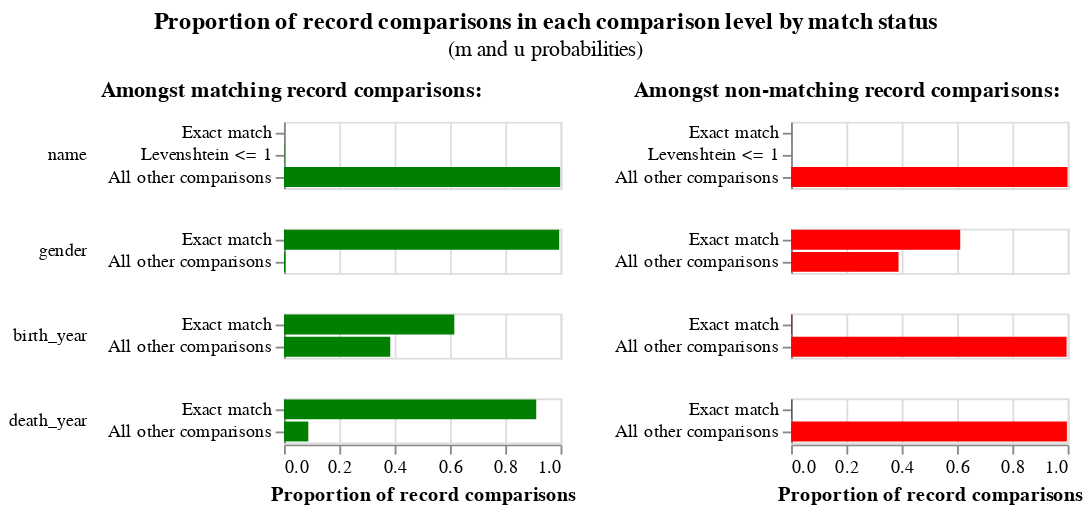

Write notebook code for a chart like this one.
### Code cell
linker.m_u_parameters_chart()

### Figure 1 — Vega-Lite specification as saved in the notebook (floating-point values rounded to 4 significant figures)
{"config": {"view": {"width": 400, "height": 300}, "title": {"anchor": "middle", "offset": 10}, "header": {"title": null}}, "hconcat": [{"mark": "bar", "title": {"text": "Amongst matching record comparisons:", "fontWeight": "bold", "fontSize": 12}, "encoding": {"row": {"type": "nominal", "field": "comparison_name", "sort": {"field": "comparison_sort_order"}, "header": {"labelAngle": 0, "labelAnchor": "middle", "labelAlign": "left"}}, "x": {"type": "quantitative", "field": "m_probability", "axis": {"title": "Proportion of record comparisons"}}, "y": {"type": "nominal", "axis": {"title": null}, "field": "label_for_charts", "sort": {"field": "comparison_vector_value", "order": "descending"}}, "tooltip": [{"type": "nominal", "field": "m_probability_description", "title": "m probability description"}, {"type": "nominal", "field": "comparison_name", "title": "Comparison column name"}, {"type": "ordinal", "field": "label_for_charts", "title": "Label"}, {"type": "nominal", "field": "sql_condition", "title": "SQL condition"}, {"type": "quantitative", "field": "m_probability", "format": ".4p", "title": "m probability"}, {"type": "quantitative", "field": "u_probability", "format": ".4p", "title": "u probability"}, {"type": "quantitative", "field": "bayes_factor", "title": "Bayes factor = m/u", "format": ",.4f"}, {"type": "quantitative", "field": "log2_bayes_factor", "title": "Match weight = log2(m/u)", "format": ",.4f"}], "color": {"value": "green"}}, "resolve": {"scale": {"y": "independent"}}, "transform": [{"filter": "(datum.bayes_factor != 'no-op filter due to vega lite issue 4680')"}], "width": 150, "height": {"step": 12}}, {"mark": "bar", "title": {"text": "Amongst non-matching record comparisons:", "fontWeight": "bold", "fontSize": 12}, "encoding": {"row": {"type": "nominal", "field": "comparison_name", "sort": {"field": "comparison_sort_order"}, "header": {"labels": false}}, "x": {"type": "quantitative", "field": "u_probability", "axis": {"title": "Proportion of record comparisons"}}, "y": {"type": "nominal", "axis": {"title": null}, "field": "label_for_charts", "sort": {"field": "comparison_vector_value", "order": "descending"}}, "tooltip": [{"type": "nominal", "field": "u_probability_description", "title": "u probability description"}, {"type": "nominal", "field": "comparison_name", "title": "Comparison column name"}, {"type": "ordinal", "field": "label_for_charts", "title": "Label"}, {"type": "nominal", "field": "sql_condition", "title": "SQL condition"}, {"type": "quantitative", "field": "m_probability", "format": ".4p", "title": "m probability"}, {"type": "quantitative", "field": "u_probability", "format": ".4p", "title": "u probability"}, {"type": "quantitative", "field": "bayes_factor", "title": "Bayes factor = m/u", "format": ",.4f"}, {"type": "quantitative", "field": "log2_bayes_factor", "title": "Match weight = log2(m/u)", "format": ",.4f"}], "color": {"value": "red"}}, "resolve": {"scale": {"y": "independent"}}, "transform": [{"filter": "(datum.bayes_factor != 'no-op filter2 due to vega lite issue 4680')"}], "width": 150, "height": {"step": 12}}], "data": {"values": [{"comparison_name": "name", "sql_condition": "\"name_l\" = \"name_r\"", "label_for_charts": "Exact match", "m_probability": 6.382e-05, "u_probability": 0.0006028, "m_probability_description": "Amongst matching record comparisons, 0.01% of records are in the exact match comparison level", "u_probability_description": "Amongst non-matching record comparisons, 0.06% of records are in the exact match comparison level", "has_tf_adjustments": false, "tf_adjustment_column": null, "tf_adjustment_weight": 1.0, "is_null_level": false, "bayes_factor": 0.1059, "log2_bayes_factor": -3.24, "comparison_vector_value": 2, "max_comparison_vector_value": 2, "bayes_factor_description": "If comparison level is `exact match` then comparison is  9.45 times less likely to be a match", "probability_two_random_records_match": 0.0001, "comparison_sort_order": 0}, {"comparison_name": "name", "sql_condition": "levenshtein(\"name_l\", \"name_r\") <= 1", "label_for_charts": "Levenshtein <= 1", "m_probability": 0.00155, "u_probability": 5.971e-05, "m_probability_description": "Amongst matching record comparisons, 0.15% of records are in the levenshtein <= 1 comparison level", "u_probability_description": "Amongst non-matching record comparisons, 0.01% of records are in the levenshtein <= 1 comparison level", "has_tf_adjustments": false, "tf_adjustment_column": null, "tf_adjustment_weight": 1.0, "is_null_level": false, "bayes_factor": 25.96, "log2_bayes_factor": 4.698, "comparison_vector_value": 1, "max_comparison_vector_value": 2, "bayes_factor_description": "If comparison level is `levenshtein <= 1` then comparison is 25.96 times more likely to be a match", "probability_two_random_records_match": 0.0001, "comparison_sort_order": 0}, {"comparison_name": "name", "sql_condition": "ELSE", "label_for_charts": "All other comparisons", "m_probability": 0.9984, "u_probability": 0.9993, "m_probability_description": "Amongst matching record comparisons, 99.84% of records are in the all other comparisons comparison level", "u_probability_description": "Amongst non-matching record comparisons, 99.93% of records are in the all other comparisons comparison level", "has_tf_adjustments": false, "tf_adjustment_column": null, "tf_adjustment_weight": 1.0, "is_null_level": false, "bayes_factor": 0.999, "log2_bayes_factor": -0.001374, "comparison_vector_value": 0, "max_comparison_vector_value": 2, "bayes_factor_description": "If comparison level is `all other comparisons` then comparison is  1.00 times less likely to be a match", "probability_two_random_records_match": 0.0001, "comparison_sort_order": 0}, {"comparison_name": "gender", "sql_condition": "\"gender_l\" = \"gender_r\"", "label_for_charts": "Exact match", "m_probability": 0.9951, "u_probability": 0.6115, "m_probability_description": "Amongst matching record comparisons, 99.51% of records are in the exact match comparison level", "u_probability_description": "Amongst non-matching record comparisons, 61.15% of records are in the exact match comparison level", "has_tf_adjustments": false, "tf_adjustment_column": null, "tf_adjustment_weight": 1.0, "is_null_level": false, "bayes_factor": 1.627, "log2_bayes_factor": 0.7025, "comparison_vector_value": 1, "max_comparison_vector_value": 1, "bayes_factor_description": "If comparison level is `exact match` then comparison is 1.63 times more likely to be a match", "probability_two_random_records_match": 0.0001, "comparison_sort_order": 1}, {"comparison_name": "gender", "sql_condition": "ELSE", "label_for_charts": "All other comparisons", "m_probability": 0.004938, "u_probability": 0.3885, "m_probability_description": "Amongst matching record comparisons, 0.49% of records are in the all other comparisons comparison level", "u_probability_description": "Amongst non-matching record comparisons, 38.85% of records are in the all other comparisons comparison level", "has_tf_adjustments": false, "tf_adjustment_column": null, "tf_adjustment_weight": 1.0, "is_null_level": false, "bayes_factor": 0.01271, "log2_bayes_factor": -6.298, "comparison_vector_value": 0, "max_comparison_vector_value": 1, "bayes_factor_description": "If comparison level is `all other comparisons` then comparison is  78.69 times less likely to be a match", "probability_two_random_records_match": 0.0001, "comparison_sort_order": 1}, {"comparison_name": "birth_year", "sql_condition": "\"birth_year_l\" = \"birth_year_r\"", "label_for_charts": "Exact match", "m_probability": 0.6158, "u_probability": 0.003988, "m_probability_description": "Amongst matching record comparisons, 61.58% of records are in the exact match comparison level", "u_probability_description": "Amongst non-matching record comparisons, 0.40% of records are in the exact match comparison level", "has_tf_adjustments": false, "tf_adjustment_column": null, "tf_adjustment_weight": 1.0, "is_null_level": false, "bayes_factor": 154.4, "log2_bayes_factor": 7.271, "comparison_vector_value": 1, "max_comparison_vector_value": 1, "bayes_factor_description": "If comparison level is `exact match` then comparison is 154.41 times more likely to be a match", "probability_two_random_records_match": 0.0001, "comparison_sort_order": 2}, {"comparison_name": "birth_year", "sql_condition": "ELSE", "label_for_charts": "All other comparisons", "m_probability": 0.3842, "u_probability": 0.996, "m_probability_description": "Amongst matching record comparisons, 38.42% of records are in the all other comparisons comparison level", "u_probability_description": "Amongst non-matching record comparisons, 99.60% of records are in the all other comparisons comparison level", "has_tf_adjustments": false, "tf_adjustment_column": null, "tf_adjustment_weight": 1.0, "is_null_level": false, "bayes_factor": 0.3857, "log2_bayes_factor": -1.374, "comparison_vector_value": 0, "max_comparison_vector_value": 1, "bayes_factor_description": "If comparison level is `all other comparisons` then comparison is  2.59 times less likely to be a match", "probability_two_random_records_match": 0.0001, "comparison_sort_order": 2}, {"comparison_name": "death_year", "sql_condition": "\"death_year_l\" = \"death_year_r\"", "label_for_charts": "Exact match", "m_probability": 0.912, "u_probability": 0.002826, "m_probability_description": "Amongst matching record comparisons, 91.20% of records are in the exact match comparison level", "u_probability_description": "Amongst non-matching record comparisons, 0.28% of records are in the exact match comparison level", "has_tf_adjustments": false, "tf_adjustment_column": null, "tf_adjustment_weight": 1.0, "is_null_level": false, "bayes_factor": 322.7, "log2_bayes_factor": 8.334, "comparison_vector_value": 1, "max_comparison_vector_value": 1, "bayes_factor_description": "If comparison level is `exact match` then comparison is 322.73 times more likely to be a match", "probability_two_random_records_match": 0.0001, "comparison_sort_order": 3}, {"comparison_name": "death_year", "sql_condition": "ELSE", "label_for_charts": "All other comparisons", "m_probability": 0.08798, "u_probability": 0.9972, "m_probability_description": "Amongst matching record comparisons, 8.80% of records are in the all other comparisons comparison level", "u_probability_description": "Amongst non-matching record comparisons, 99.72% of records are in the all other comparisons comparison level", "has_tf_adjustments": false, "tf_adjustment_column": null, "tf_adjustment_weight": 1.0, "is_null_level": false, "bayes_factor": 0.08823, "log2_bayes_factor": -3.503, "comparison_vector_value": 0, "max_comparison_vector_value": 1, "bayes_factor_description": "If comparison level is `all other comparisons` then comparison is  11.33 times less likely to be a match", "probability_two_random_records_match": 0.0001, "comparison_sort_order": 3}]}, "title": {"text": "Proportion of record comparisons in each comparison level by match status", "subtitle": "(m and u probabilities)"}, "$schema": "https://vega.github.io/schema/vega-lite/v4.json"}
